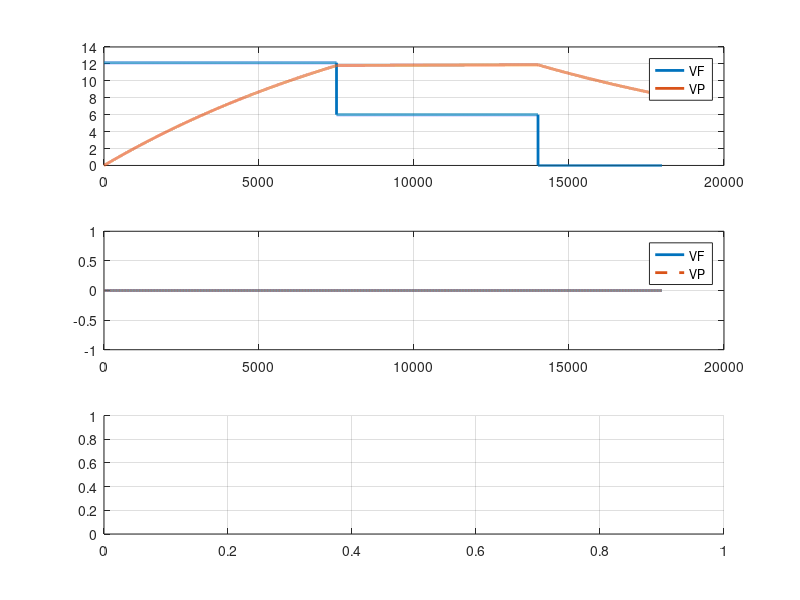

Write MATLAB code to recreate this figure. (Note: this script raises an error after producing the figure.)
clear
clc
disp('Start with FORW / REFL simulation')
disp(' * * * * * * * * * * * * * * * * * * * * * ')
s = tf('s');         % laplace operator for linear simulation

% Define simulation parameters 
VF_scalar(1) = 12.14;
VF_scalar(2) = 6;
VF_scalar(3) = 0;

t_fill = 750e-6;
t_flat = 650e-6;
t_decay = 400e-6;
fs = 10e6;

w12 = 2*pi*141.3;
dw = 0;

% build forward signal
VF(1:fs*t_fill,1) = VF_scalar(1);
VF(fs*t_fill+1:fs*(t_fill+t_flat),1) = VF_scalar(2);
VF(fs*(t_fill+t_flat)+1:fs*(t_fill+t_flat+t_decay),1) = VF_scalar(3);
% VP simulation without detuning
GS = 2*w12/(s+w12-1j*dw);
t = linspace(0,(t_fill+t_flat+t_decay),length(VF)).';
VP = lsim(GS,VF,t);
% plot linear simulation
figure(1)
clf
subplot(311)
plot(abs(VF),'LineWidth',2,'DisplayName','VF')
hold on, grid on
plot(abs(VP),'LineWidth',2,'DisplayName','VP')
legend('show')
subplot(312)
plot(180/pi*angle(VF),'LineWidth',2,'DisplayName','VF')
hold on, grid on
plot(180/pi*angle(VP),'--','LineWidth',2,'DisplayName','VP')
legend('show')
subplot(313)
hold on, grid on
legend('show')

% VP simulation with detuning --> time varying simulation
% Simulation shifted in time by starting at k = 2 --> signals aligned in
% time
dw = 2*pi*(100-1*abs(VP).^2);   % variation in detuning - approach questionable since mechanical modes neglected and only steady state considered...
VP(1) = 0;
for k = 2:length(VF)
    dVP(k) = -(w12+1j*dw(k))*VP(k-1) + 2*w12*VF(k);
    VP(k) = VP(k-1)+dVP(k)/fs;
end
% compute reflected signal as difference
VR = VP-VF;
% plot NL simulation
figure(1)
subplot(311)
plot(abs(VP),'LineWidth',2,'DisplayName','VP(dw)')
plot(abs(VR),'LineWidth',2,'DisplayName','VR')
title('Ideal Probe, Forward and Reflected')
subplot(312)
plot(180/pi*angle(VP),'LineWidth',2,'DisplayName','VP(dw)')
plot(180/pi*angle(VR),'LineWidth',2,'DisplayName','VR')
subplot(313)
plot(dw/2/pi,'LineWidth',2,'DisplayName','df')

% Now we have ideal VF and ideal VP --> move to realistic values
% Define klyston / FB noise
dist_FORW = smooth(randn(length(VF),1)*0.01,1).*0;
dist_REFL = smooth(randn(length(VF),1)*0.01,1).*0;
% define scaling factors by directivity mismatch
% paper: |a| = 0.976, |b| = 0.145, |c| = 0.207, |d| = 0.879
a = 0.976*exp(1i*10/180*pi);
b = 0.1545*exp(1i*-80/180*pi);
c = 0.207*exp(1i*-60/180*pi);
d = 0.879*exp(1i*-5/180*pi);
disp('Coupling parameters for simulation')
disp(['a - abs / phase: ',num2str(abs(a)),' / ',num2str(180/pi*angle(a)),'deg'])
disp(['b - abs / phase: ',num2str(abs(b)),' / ',num2str(180/pi*angle(b)),'deg'])
disp(['c - abs / phase: ',num2str(abs(c)),' / ',num2str(180/pi*angle(c)),'deg'])
disp(['d - abs / phase: ',num2str(abs(d)),' / ',num2str(180/pi*angle(d)),'deg'])
% define x and y coefficient (VP = x*VF + y*VR)
x = a+c;
y = b+d;
% compute measured 
VF_meas = (VF)./(x);    % VF = VF_meas * x  --> VF_meas = VF./x;
VR_meas = (VR)./(y);    % VR = VR_meas * y  --> VR_meas = VR./y;
% Compute measured VF and VR with realistic disturbances
% might be that forward / reflected port has difference characteristic...
VF_meas_a = (VF_meas.*a+dist_FORW);
VR_meas_b = (VR_meas.*b+dist_FORW);
VF_meas_c = (VF_meas.*c+dist_REFL);
VR_meas_d = (VR_meas.*d+dist_REFL);
% Compute disturbed common forw and refl. with correlated disturbances
VF_dist = VF_meas_a+VF_meas_c;
VR_dist = VR_meas_b+VR_meas_d;
% use inverse of coupling matrix to map disturbed common forw and refl. to
% measured forw and refl.
coeff_inv = inv([a b ; c d]);
VF_meas_dist = VF_dist*coeff_inv(1,1) + VR_dist*coeff_inv(1,2);
VR_meas_dist = VF_dist*coeff_inv(2,1) + VR_dist*coeff_inv(2,2);
% plot measured signals
figure(2)
clf
subplot(321)
plot(abs(VP),'LineWidth',2,'DisplayName','VP(dw)')
hold on, grid on
plot(abs(VF_meas),'LineWidth',2,'DisplayName','VF')
plot(abs(VR_meas),'LineWidth',2,'DisplayName','VR')
title('Ideal Probe, Forward and Reflected')
subplot(323)
plot(180/pi*angle(VP),'LineWidth',2,'DisplayName','VP(dw)')
hold on, grid on
plot(180/pi*angle(VF_meas),'LineWidth',2,'DisplayName','VP(dw)')
plot(180/pi*angle(VR_meas),'LineWidth',2,'DisplayName','VR')
subplot(325)
plot(dw/2/pi,'LineWidth',2,'DisplayName','df')
hold on, grid on
subplot(322)
plot(abs(VP),'LineWidth',2,'DisplayName','VP(dw)')
hold on, grid on
plot(abs(VF_meas_dist),'LineWidth',2,'DisplayName','VF dist')
plot(abs(VR_meas_dist),'LineWidth',2,'DisplayName','VR dist')
title('Ideal Probe, Forward and Reflected')
subplot(324)
plot(180/pi*angle(VP),'LineWidth',2,'DisplayName','VP(dw)')
hold on, grid on
plot(180/pi*angle(VF_meas_dist),'LineWidth',2,'DisplayName','VF dist')
plot(180/pi*angle(VR_meas_dist),'LineWidth',2,'DisplayName','VR dist')
subplot(326)
plot(dw/2/pi,'LineWidth',2,'DisplayName','df')
hold on, grid on
% do first check and compute unique x and y with measurements
coeff = [VF_meas VR_meas]\VP;
disp(' * * * * * * * * * * * * * * * * * * * * * ')
disp(['x for simulation and its estimation: ', num2str(x),' & ',num2str(coeff(1))])
disp(['y for simulation and its estimation: ', num2str(y),' & ',num2str(coeff(2))])

% Calibration as in XFEL/FLASH
% this should follow the concept used for XFEL and FLASH ...
% 1 tuning parameter for removal of df and w12 discontinuity points
k_add = 2.69595*exp(1i*118.7687*pi/180);      % tuning parameter to be adjusted w.r.t. beam phase; leave it as 1 first
% define timing parameters for pulse and decay
t1 = (t_fill)*fs;
t2 = (t_fill+t_flat)*fs;
% Define offsets for decay phase
t2offsetstart = 100;
t2offsetend   = 250*10;

CAV_complex      = VP;
FOR_complex      = VF_meas_dist;
REFL_complex     = VR_meas_dist;

% Select signals for decay phase and compute coupling ratio
FOR_decay_compl  = FOR_complex(t2+t2offsetstart:t2+t2offsetend,1);
REFL_decay_compl = REFL_complex(t2+t2offsetstart:t2+t2offsetend,1);
CAV_decay_compl  = CAV_complex(t2+t2offsetstart:t2+t2offsetend,1);
% define A and B to have always same computation formula, see below
A = -REFL_decay_compl;
B = FOR_decay_compl;
% get dimension of decay coupling for weighting of coefficients
S = inv(A.'*A)*A.'*B;
% compute x (=a+c) and y (=b+d) for entire pulse
A = [FOR_complex,REFL_complex];
B = CAV_complex;
coeff_xy = inv(A.'*A)*A.'*B;
x_n = coeff_xy(1);
y_n = coeff_xy(2);
% select signals for coupling computation
a1 = FOR_complex;
a2 = REFL_complex;
a3 = FOR_decay_compl;
a4 = REFL_decay_compl;
b1 = CAV_complex;
b2 = CAV_decay_compl;
% define zeros for "big" matrix
zb = zeros(size(b2));
za = zeros(size(a3));
% put all vectors together to calibration in-/output matrix
Wb = abs(S);
Wc = k_add*abs(S);
% here A and B are given by Eqn. 10 in Paper
% with B = A * x with x =[a b c d]'
B = [b1;b2;zb;abs(x_n);abs(y_n)];
A = [a1,a2,a1,a2;...
    za,za,a3,a4;...
    a3,a4,za,za;...
    abs(x_n)-(Wc) 0 inv(Wc) 0;...
    0 inv(Wb) 0 abs(y_n)-(Wb);...
    ];
% compute coefficients
coeff = inv(A'*A)*A'*B;
% get a, b, c, d
disp(' * * * * * * * * * * * * * * * * * * * * * ')
disp('Cross-coupling results:')
a_n = coeff(1,:);
b_n = coeff(2,:);
c_n = coeff(3,:);
d_n = coeff(4,:);
a;
b;
c;
d;
% clc
disp(['a simulation / estimation: ',num2str(a),' / ',num2str(a_n)])
disp(['b simulation / estimation: ',num2str(b),' / ',num2str(b_n)])
disp(['c simulation / estimation: ',num2str(c),' / ',num2str(c_n)])
disp(['d simulation / estimation: ',num2str(d),' / ',num2str(d_n)])
disp(' * * * * * * * * * * * * * * * * * * * * * ')
disp(['Abs error in a: ',num2str(abs(a-a_n)/abs(x)*100),'% (normalized to a+c)'])
disp(['Abs error in b: ',num2str(abs(b-b_n)/abs(y)*100),'% (normalized to b+d)'])
disp(['Abs error in c: ',num2str(abs(c-c_n)/abs(x)*100),'% (normalized to a+c)'])
disp(['Abs error in d: ',num2str(abs(d-d_n)/abs(y)*100),'% (normalized to b+d)'])
disp(' * * * * * * * * * * * * * * * * * * * * * ')

FOR_complex_cal =  VF_meas_dist.*a_n+VR_meas_dist.*b_n;
REF_complex_cal =  VF_meas_dist.*c_n+VR_meas_dist.*d_n;

figure(1)
% clf
subplot(311)
plot(abs(VF_meas_dist.*a_n+VR_meas_dist.*b_n),'--','LineWidth',2,'DisplayName','VF cal')
hold on, grid on
plot(abs(VF_meas_dist.*c_n+VR_meas_dist.*d_n),'--','LineWidth',2,'DisplayName','VR cal')
legend('show')
ylabel('Amplitude [MV/m]')
xlabel(['Samples at ',num2str(fs/1e6),'MHz'])
subplot(312)
plot(180/pi*angle(VF_meas_dist.*a_n+VR_meas_dist.*b_n),'--','LineWidth',2,'DisplayName','VF cal')
hold on, grid on
plot(180/pi*angle(VF_meas_dist.*c_n+VR_meas_dist.*d_n),'--','LineWidth',2,'DisplayName','VR cal')
legend('show')
ylabel('Phase [deg]')
xlabel(['Samples at ',num2str(fs/1e6),'MHz'])
subplot(313)
hold on, grid on
title(['With k_{add} = ',num2str(abs(k_add)),'* exp(1i*',num2str(angle(k_add)*180/pi),'deg)'])
legend('show')

%
dt = 1/fs ; 
smooth_span = round(0.1e-6*fs);
K = w12(1);
disp(['Smooth dV over ', num2str(smooth_span/fs*1e6),'us for dw and w12 computation'])
%disp(['Smooth dV via ', num2str(smooth_span),' samples'])
if(1)
    dVI = [0 ; smooth(diff(real(CAV_complex)),smooth_span)/dt];
    dVQ = [0 ; smooth(diff(imag(CAV_complex)),smooth_span)/dt];
else
    dVI = [0 ; diff(smooth(real(CAV_complex),smooth_span))/dt];
    dVQ = [0 ; diff(smooth(imag(CAV_complex),smooth_span))/dt];
end

dw1 = real(CAV_complex).*(dVQ - 2*K*imag(FOR_complex_cal))./abs(CAV_complex).^2;
dw2 = imag(CAV_complex).*(2*K*real(FOR_complex_cal) - dVI)./abs(CAV_complex).^2;

% dw_1EQN = imag(-(K*2*FOR_complex_cal.*(CAV_complex').' - complex(dVI,dVQ).*(CAV_complex').')./abs(CAV_complex).^2);

dw_est = (dw1 + dw2);
df_est = -dw_est./2/pi;
w12_1 = real(CAV_complex).*(2*K*real(FOR_complex_cal)-dVI)./abs(CAV_complex).^2;
w12_2 = imag(CAV_complex).*(2*K*imag(FOR_complex_cal)-dVQ)./abs(CAV_complex).^2;

w12_est = w12_1 + w12_2;

figure(1)
subplot(313)
plot(movmean(df_est,5),'LineWidth',2,'DisplayName','df est')
plot(movmean(w12_est/2/pi-141,50),'LineWidth',2,'DisplayName','f12 est - 141Hz')
ylabel('Freq [Hz]')
xlabel(['Samples at ',num2str(fs/1e6),'MHz'])
xlim([1000 length(VF)])

disp('Simulation finished')

% Save simulation dataset
save('dataset.mat')
